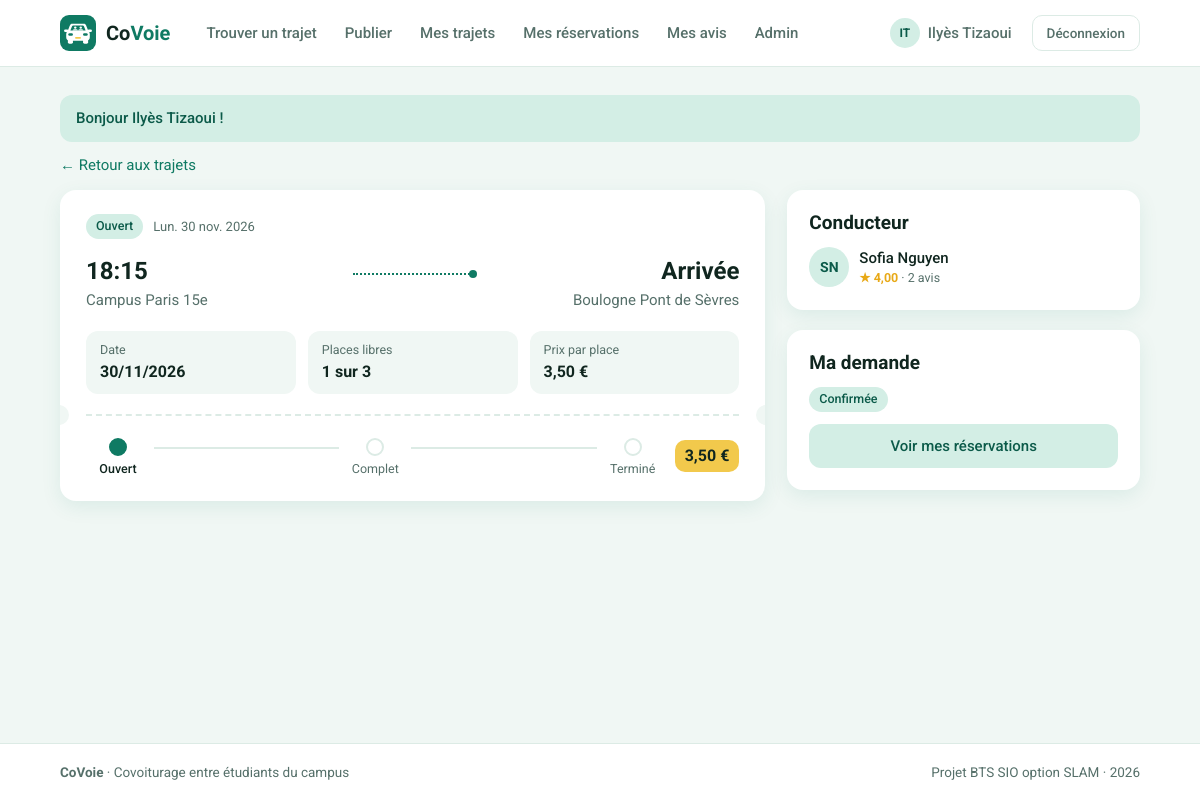
The page /index.php?page=trajet&id=26 (signed in) on the database its author committed.
### tables this page shows
CREATE TABLE trajets (
    id               INT(11)      NOT NULL AUTO_INCREMENT,
    origine          VARCHAR(120) NOT NULL,
    destination      VARCHAR(120) NOT NULL,
    date_heure       DATETIME     NOT NULL,
    places_totales   INT(2)       NOT NULL,
    places_restantes INT(2)       NOT NULL,
    statut           VARCHAR(10)  NOT NULL DEFAULT 'Ouvert',
    prix             DECIMAL(6,2) NOT NULL DEFAULT 0.00,
    id_conducteur    INT(11)      NOT NULL,

    PRIMARY KEY (id),
    KEY recherche (statut, date_heure),

    CONSTRAINT fk_trajet_conducteur
        FOREIGN KEY (id_conducteur) REFERENCES utilisateurs (id)
        ON DELETE CASCADE
);

CREATE TABLE utilisateurs (
    id               INT(11)      NOT NULL AUTO_INCREMENT,
    nom              VARCHAR(100) NOT NULL,
    email            VARCHAR(180) NOT NULL,
    mot_de_passe     VARCHAR(255) NOT NULL,
    role             VARCHAR(10)  NOT NULL DEFAULT 'membre',
    date_inscription DATETIME     NOT NULL,

    PRIMARY KEY (id),
    UNIQUE KEY email_unique (email)
);

### includes/fonctions.php (called while the page is built, shortened)
<?php
function estConnecte(): bool
{
    return isset($_SESSION['utilisateur']);
}
function idConnecte(): int
{
    if (estConnecte()) {
        return $_SESSION['utilisateur']['id'];
    }
    return 0;
}
function lireId(string $nom = 'id'): int
{
    $id = 0;
    if (isset($_GET[$nom])) {
        $id = (int) $_GET[$nom];
    }
    return $id;
}
function afficherVue(string $vue, array $donnees = []): void
{
    extract($donnees);
    require 'vues/gabarit/en-tete.php';
    require 'vues/' . $vue . '.php';
    require 'vues/gabarit/pied.php';
}
function e($texte): string
{
    return htmlspecialchars((string) $texte, ENT_QUOTES, 'UTF-8');
}
function formaterDate(string $date): string
{
    return date('d/m/Y', strtotime($date));
}
function formaterHeure(string $date): string
{
    return date('H:i', strtotime($date));
}
function formaterJour(string $date): string
{
    $jours = ['dim.', 'lun.', 'mar.', 'mer.', 'jeu.', 'ven.', 'sam.'];
    $mois = ['janv.', 'févr.', 'mars', 'avr.', 'mai', 'juin', 'juil.', 'août', 'sept.', 'oct.', 'nov.', 'déc.'];
    $horodatage = strtotime($date);
    $jour = $jours[(int) date('w', $horodatage)];
    $nomMois = $mois[(int) date('n', $horodatage) - 1];
    return $jour . ' ' . date('d', $horodatage) . ' ' . $nomMois;
}
function formaterPrix(float $prix): string
{
    return number_format($prix, 2, ',', ' ') . ' €';
}
function formaterNote(?float $note): string
{
    return '★ ' . number_format($note, 2, ',', ' ');
}
function initiales(string $nom): string
{
    $initiales = '';
    foreach (explode(' ', $nom) as $mot) {
        if ($mot !== '') {
            $initiales .= mb_strtoupper(mb_substr($mot, 0, 1));
        }
    }
    return mb_substr($initiales, 0, 2);
}
function libelleStatut(string $statut): string
{
    $libelles = [
        'Ouvert' => 'Ouvert',
        'Complet' => 'Complet',
        'Termine' => 'Terminé',
        'En attente' => 'En attente',
        'Confirmee' => 'Confirmée',
        'Refusee' => 'Refusée'
    ];
    if (isset($libelles[$statut])) {
        return $libelles[$statut];
    }
    return $statut;
}
function classeStatut(string $statut): string
{
    return 'statut-' . strtolower(str_replace(' ', '-', $statut));
}

### controleurs/TrajetController.php (called while the page is built, shortened)
<?php
class TrajetController
{
    private function chargerTrajet(): Trajet
    {
        $trajet = Trajet::trouver(lireId());
        return $trajet;
    }
    public function detail(): void
    {
        $trajet = $this->chargerTrajet();
        $estConducteur = ($trajet->id_conducteur === idConnecte());
        $demandes = [];
        afficherVue('trajets/detail', [
            'titre' => $trajet->origine . ' → ' . $trajet->destination,
            'trajet' => $trajet,
            'conducteur' => Utilisateur::trouver($trajet->id_conducteur),
            'noteConducteur' => Avis::noteMoyenne($trajet->id_conducteur),
            'nombreAvisConducteur' => Avis::nombreAvis($trajet->id_conducteur),
            'estConducteur' => $estConducteur,
            'demandes' => $demandes,
            'maDemande' => Reservation::statutDemande($trajet->id, idConnecte())
        ]);
    }
}

### index.php (called while the page is built, shortened)
<?php
require_once 'includes/connexion.php';
require_once 'includes/fonctions.php';
require_once 'includes/routes.php';
require_once 'modeles/Trajet.php';
require_once 'controleurs/TrajetController.php';
$page = 'accueil';
if (isset($_GET['page']) && is_string($_GET['page'])) {
    $page = $_GET['page'];
}
$nomMethode = $routes[$page][1];
$controleur = new $nomControleur();
$controleur->$nomMethode();

### includes/connexion.php (called while the page is built)
<?php
function connexionBdd(): PDO
{
    static $pdo = null;
    if ($pdo === null) {
        $dsn = 'mysql:host=' . BDD_HOTE . ';port=' . BDD_PORT . ';dbname=' . BDD_NOM . ';charset=utf8mb4';
        try {
            $pdo = new PDO($dsn, BDD_UTILISATEUR, BDD_MOT_DE_PASSE, [
                PDO::ATTR_ERRMODE => PDO::ERRMODE_EXCEPTION,
                PDO::ATTR_DEFAULT_FETCH_MODE => PDO::FETCH_ASSOC,
                PDO::ATTR_EMULATE_PREPARES => false
            ]);
        } catch (PDOException $erreur) {
            afficherErreur(500, 'Base de données inaccessible : lancez WAMP et importez sql/covoiturage.sql.');
        }
    }
    return $pdo;
}
function requete(string $sql, array $parametres = []): PDOStatement
{
    $resultat = connexionBdd()->prepare($sql);
    $resultat->execute($parametres);
    return $resultat;
}

### modeles/Trajet.php (called while the page is built, shortened)
<?php
class Trajet
{
    public static function trouver(int $id): ?Trajet
    {
        $resultat = requete('SELECT * FROM trajets WHERE id = ?', [$id]);
        $trajet = $resultat->fetchObject('Trajet');
        return $trajet;
    }
}

### modeles/Utilisateur.php (called while the page is built, shortened)
<?php
class Utilisateur
{
    public static function trouver(int $id): ?Utilisateur
    {
        $resultat = requete('SELECT * FROM utilisateurs WHERE id = ?', [$id]);
        $utilisateur = $resultat->fetchObject('Utilisateur');
        return $utilisateur;
    }
}

### vues/trajets/detail.php (the view, shortened to what this page needs)
<?php
$etapeComplet = ($trajet->statut === 'Complet' || $trajet->statut === 'Termine');
$etapeTermine = ($trajet->statut === 'Termine');
?>
<p class="retour"><a href="index.php?page=trajets">← Retour aux trajets</a></p>
<div class="deux-colonnes">
    <div>
        <article class="billet billet-detail">
            <div class="billet-haut">
                <div class="ligne-haut">
                    <span class="statut <?= classeStatut($trajet->statut) ?>"><?= libelleStatut($trajet->statut) ?></span>
                    <span class="discret"><?= ucfirst(formaterJour($trajet->date_heure)) ?> <?= date('Y', strtotime($trajet->date_heure)) ?></span>
                </div>
                <div class="horaire">
                    <div class="lieu">
                        <b><?= formaterHeure($trajet->date_heure) ?></b>
                        <span><?= e($trajet->origine) ?></span>
                    </div>
                    <div class="trait"></div>
                    <div class="lieu arrivee">
                        <b>Arrivée</b>
                        <span><?= e($trajet->destination) ?></span>
                    </div>
                </div>
                <div class="infos">
                    <div><small>Date</small><b><?= formaterDate($trajet->date_heure) ?></b></div>
                    <div><small>Places libres</small><b><?= $trajet->places_restantes ?> sur <?= $trajet->places_totales ?></b></div>
                    <div><small>Prix par place</small><b><?= formaterPrix($trajet->prix) ?></b></div>
                </div>
            </div>
            <div class="decoupe"></div>
            <div class="billet-bas">
                <div class="etapes">
                    <div class="etape faite"><i></i>Ouvert</div>
                    <div class="ligne<?= $etapeComplet ? ' faite' : '' ?>"></div>
                    <div class="etape<?= $etapeComplet ? ' faite' : '' ?>"><i></i>Complet</div>
                    <div class="ligne<?= $etapeTermine ? ' faite' : '' ?>"></div>
                    <div class="etape<?= $etapeTermine ? ' faite' : '' ?>"><i></i>Terminé</div>
                </div>
                <span class="tampon"><?= formaterPrix($trajet->prix) ?></span>
            </div>
        </article>
    </div>
    <aside>
        <div class="carte">
            <h2>Conducteur</h2>
            <div class="conducteur">
                <span class="avatar"><?= e(initiales($conducteur->nom)) ?></span>
                <div>
                    <a class="nom" href="index.php?page=profil&amp;id=<?= $conducteur->id ?>"><?= e($conducteur->nom) ?></a>
                    <?php if ($noteConducteur === null) { ?>
                        <small class="note-vide">Pas encore noté</small>
                    <?php } else { ?>
                        <small><span class="note"><?= formaterNote($noteConducteur) ?></span> · <?= $nombreAvisConducteur ?> avis</small>
                    <?php } ?>
                </div>
            </div>
        </div>
        <div class="carte">
            <?php if (!estConnecte()) { ?>
                <h2>Réserver</h2>
                <p class="discret">Connectez-vous pour demander une place.</p>
                <a class="bouton bouton-large" href="index.php?page=connexion">Se connecter</a>
            <?php } elseif ($maDemande !== null) { ?>
                <h2>Ma demande</h2>
                <p><span class="statut <?= classeStatut($maDemande) ?>"><?= libelleStatut($maDemande) ?></span></p>
                <?php if ($maDemande === 'Confirmee' && $trajet->statut === 'Termine') { ?>
                    <a class="bouton bouton-large" href="index.php?page=noter&amp;id=<?= $trajet->id ?>">Noter le conducteur</a>
                <?php } else { ?>
                    <a class="bouton bouton-secondaire bouton-large" href="index.php?page=mes-reservations">Voir mes réservations</a>
                <?php } ?>
            <?php } elseif ($trajet->statut !== 'Ouvert' || $trajet->places_restantes < 1 || $trajet->estParti()) { ?>
                <h2>Réservation impossible</h2>
                <p class="discret">Ce trajet est complet, déjà parti ou terminé.</p>
            <?php } ?>
        </div>
    </aside>
</div>

### rows shown on the page
trajets: statut "Ouvert", date_heure "Lun. 30 nov.", date_heure "2026", date_heure "18:15", origine "Campus Paris 15e", destination "Boulogne Pont de Sèvres", date_heure "30/11/2026", places_restantes "1", places_totales "3", prix "3,50 €"
utilisateurs: nom "SN", nom "Sofia Nguyen"

### other values the page prints
initiales(nomConnecte()) "IT"
nomConnecte() "Ilyès Tizaoui"
$message['texte'] "Bonjour Ilyès Tizaoui !"
formaterNote($noteConducteur) "★ 4,00"
$nombreAvisConducteur "2"
libelleStatut($maDemande) "Confirmée"
SLOGAN_APPLICATION "Covoiturage entre étudiants du campus"
